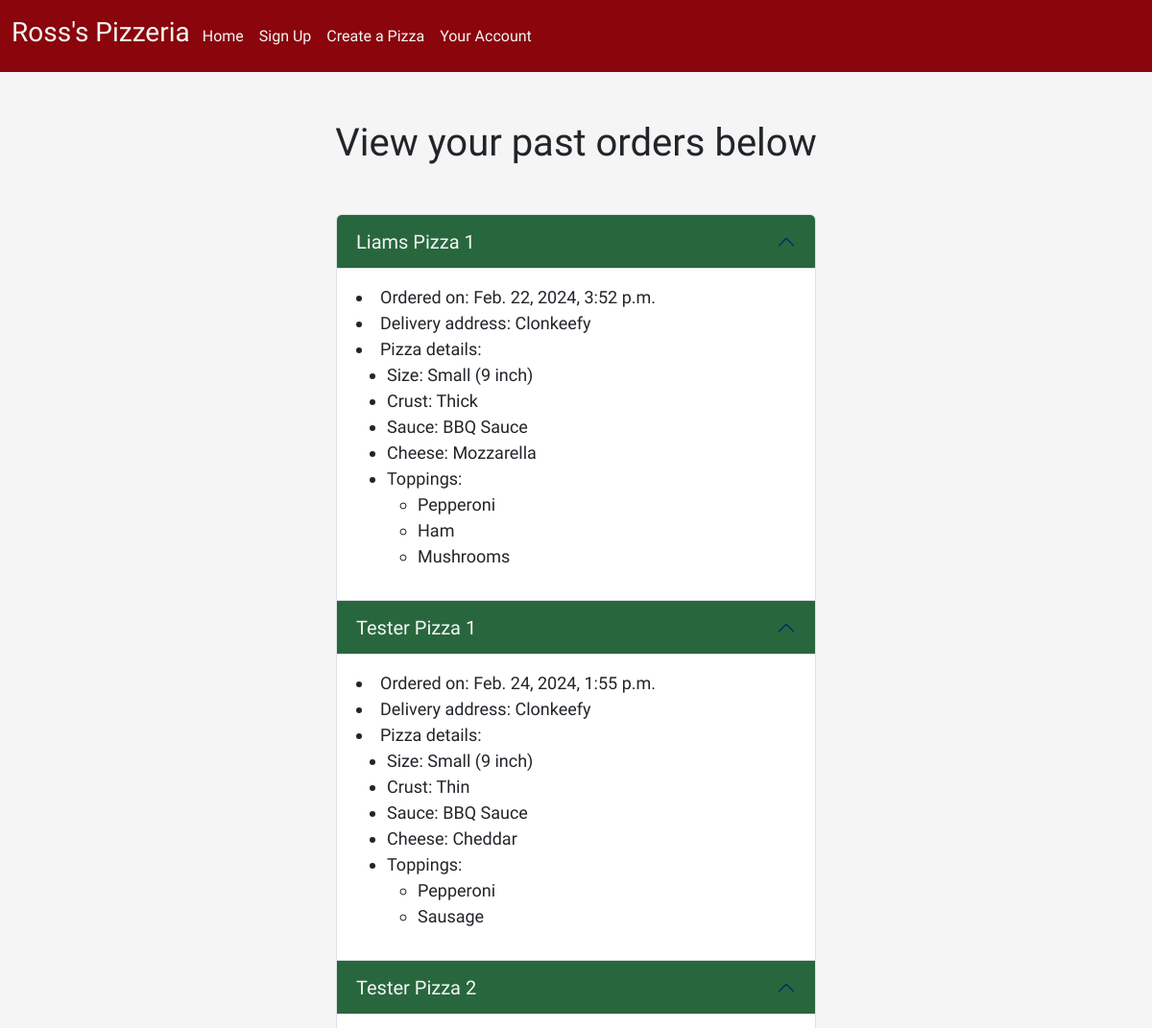
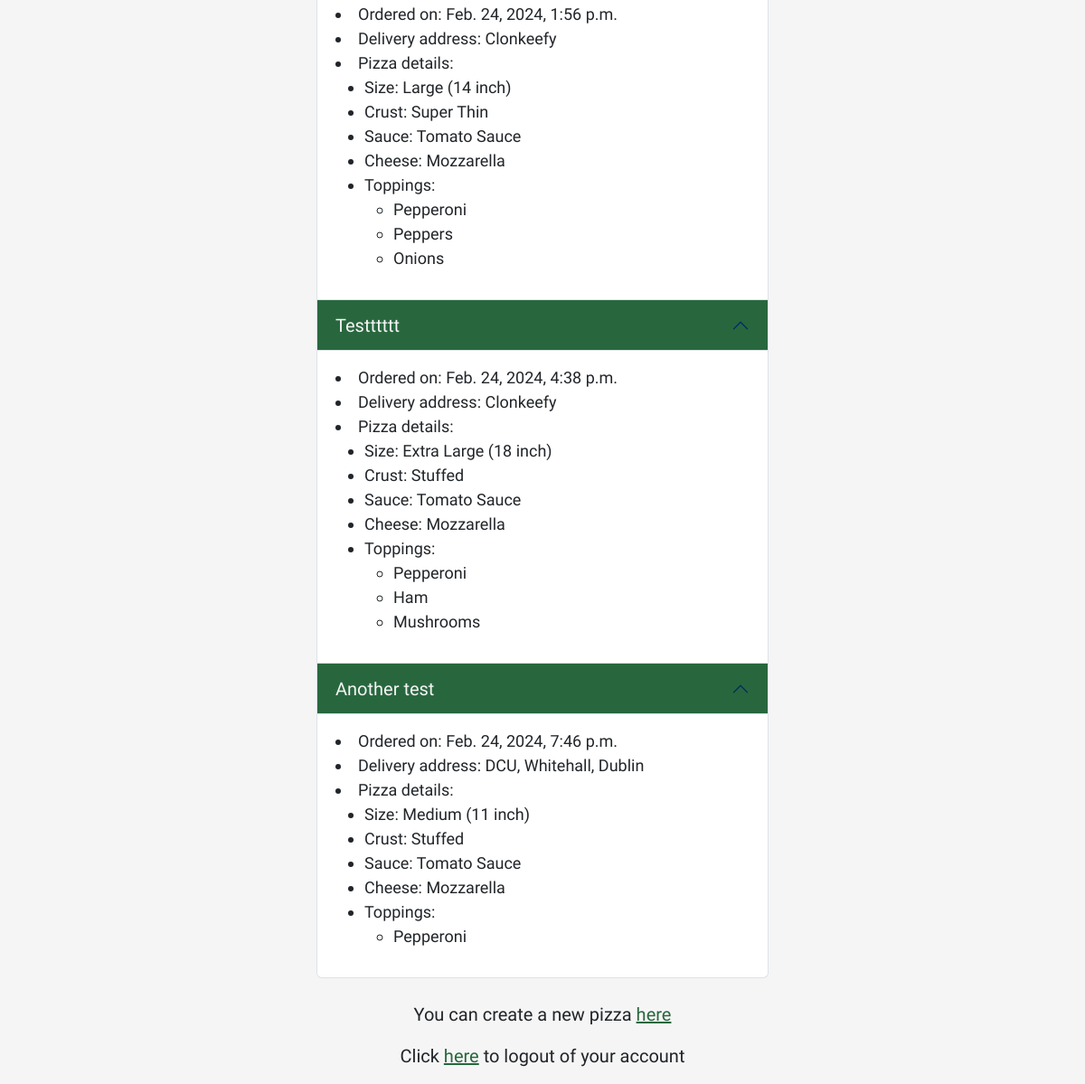
Page /account/ (signed in) on the committed database (2 pictures, top to bottom).
### pizza_app/models.py (models this page shows)
class Order(models.Model):
    id = models.AutoField(primary_key=True)
    name = models.CharField(max_length=50)
    address = models.CharField(max_length=250)
    card_number = models.BigIntegerField(validators=[MinValueValidator(1000000000000000), MaxValueValidator(9999999999999999)])
    expire_month = models.PositiveIntegerField(validators=[MaxValueValidator(12)])
    expire_year = models.PositiveIntegerField(validators=[MinValueValidator(2024)])
    ccv = models.PositiveIntegerField(validators=[MaxValueValidator(999)])
    user = models.ForeignKey(User, on_delete=models.CASCADE, default=1) # links a user to an order
    pizza = models.ForeignKey(Pizza, on_delete=models.CASCADE) #links a pizza to an order
    order_date = models.DateTimeField(auto_now_add=True)
    eta = models.DateTimeField()

class Pizza(models.Model):
    name = models.CharField(max_length=50)
    size = models.ForeignKey(PizzaSize, on_delete=models.CASCADE)
    crust = models.ForeignKey(CrustType, on_delete=models.CASCADE)
    sauce = models.ForeignKey(PizzaSauce, on_delete=models.CASCADE)
    cheese = models.ForeignKey(PizzaCheese, on_delete=models.CASCADE)
    toppings = models.ManyToManyField(PizzaToppings)
    user = models.ForeignKey(User, on_delete=models.CASCADE, default=1) # links a pizza to a user

class PizzaSize(models.Model):
    pizza_size = models.CharField(max_length=50)
    def __str__(self):
        return self.pizza_size

class CrustType(models.Model):
    crust_type = models.CharField(max_length=50)
    def __str__(self):
        return self.crust_type

class PizzaSauce(models.Model):
    sauce = models.CharField(max_length=50)
    def __str__(self):
        return self.sauce

class PizzaCheese(models.Model):
    cheese = models.CharField(max_length=50)
    def __str__(self):
        return self.cheese

class PizzaToppings(models.Model):
    toppings = models.CharField(max_length=100)
    def __str__(self):
        return self.toppings

### pizza_app/views.py (the view)
# urls.py: path('account/', views.ShowAccount.as_view(), name="account"),
class ShowAccount(LoginRequiredMixin, CreateView):
    model = models.Order
    template_name = 'account.html'
    fields = ['name', 'address', 'pizza']
    def get_context_data(self, **kwargs):
        context = super().get_context_data(**kwargs)
        user_orders = models.Order.objects.filter(user=self.request.user)
        context['user_orders'] = user_orders
        return context

### pizza_app/templates/account.html
{% extends 'base.html' %}
{% block content %}
    <h1 style="text-align: center; margin-top: 50px; margin-bottom: 50px;">View your past orders below</h1>
    <div class="accordion" id="parent" style="margin-left: 350px; margin-right: 350px; margin-bottom: 25px;">
        {% for order in user_orders %}
            <div class="accordion-item">
                <h2 class="accordion-header" id="heading{{ order.id }}">
                    <button class="accordion-button" type="button" data-bs-toggle="collapse" data-bs-target="#collapse{{ order.id }}" aria-expanded="true" aria-controls="collapse{{ order.id }}" style="background-color: 28673E; color: F5F5F5; font-size: 20px;">
                    {{ order.pizza.name }}
                    </button>
                </h2>
                <div id="collapse{{ order.id }}" class="accordion-collapse collapse show" aria-labelledby="heading{{ order.id }}" data-bs-parent="#parent">
                    <div class="accordion-body" style="font-size: 18px;">
                        <li>Ordered on: {{ order.order_date }}</li>
                        <li>Delivery address: {{ order.address }}</li>
                        <li>Pizza details:</li>
                        <ul>
                            <li>Size: {{ order.pizza.size }}</li>
                            <li>Crust: {{ order.pizza.crust }}</li>
                            <li>Sauce: {{ order.pizza.sauce }}</li>
                            <li>Cheese: {{ order.pizza.cheese }}</li>
                            <li>Toppings:
                                <ul>
                                    {% for topping in order.pizza.toppings.all %}
                                        <li>{{ topping }}</li>
                                    {% endfor %}
                                </ul>
                            </li>
                        </ul>
                    </div>
                </div>
            </div>
        {% endfor %}
    </div>
    <p style="text-align: center; font-size: 20px">You can create a new pizza <a style="color: 28673E" href="/create">here</a></p>
    <p style="text-align: center; font-size: 20px">Click <a style="color: 28673E" href="/logout">here</a> to logout of your account</p>
{% endblock %}

### rows in the picture
Order: pizza.name "Liams Pizza 1", order_date "Feb. 22, 2024, 3:52 p.m.", address "Clonkeefy", pizza.size "Small (9 inch)", pizza.crust "Thick", pizza.sauce "BBQ Sauce", pizza.cheese "Mozzarella"
PizzaToppings: toppings "Pepperoni"
PizzaToppings: toppings "Ham"
PizzaToppings: toppings "Mushrooms"
Order: pizza.name "Tester Pizza 1", order_date "Feb. 24, 2024, 1:55 p.m.", address "Clonkeefy", pizza.size "Small (9 inch)", pizza.crust "Thin", pizza.sauce "BBQ Sauce", pizza.cheese "Cheddar"
PizzaToppings: toppings "Sausage"
Order: pizza.name "Tester Pizza 2", order_date "Feb. 24, 2024, 1:56 p.m.", address "Clonkeefy", pizza.size "Large (14 inch)", pizza.crust "Super Thin", pizza.sauce "Tomato Sauce", pizza.cheese "Mozzarella"
PizzaToppings: toppings "Peppers"
PizzaToppings: toppings "Onions"
Order: pizza.name "Testttttt", order_date "Feb. 24, 2024, 4:38 p.m.", address "Clonkeefy", pizza.size "Extra Large (18 inch)", pizza.crust "Stuffed", pizza.sauce "Tomato Sauce", pizza.cheese "Mozzarella"
Order: pizza.name "Another test", order_date "Feb. 24, 2024, 7:46 p.m.", address "DCU, Whitehall, Dublin", pizza.size "Medium (11 inch)", pizza.crust "Stuffed", pizza.sauce "Tomato Sauce", pizza.cheese "Mozzarella"
